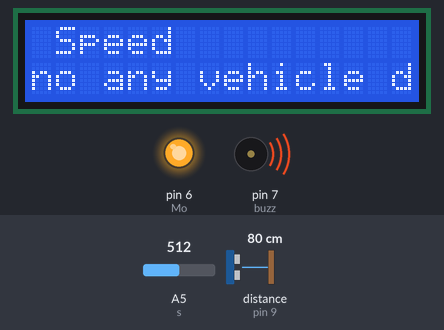
Bench run of a sketch on a simulated Arduino Uno, built with avr-gcc and run on an emulated ATmega328P. On the bench: 16×2 character LCD, output pins drawn as LEDs (lit = HIGH), buzzer (waves = sounding). Wiring (inferred from the names in the program): ultrasonic range finder: trigger pin 10; echo pin 9. The test bench sets the inputs (shaded band); at power-on: distance to the obstacle (sensor on pin 9) 80 cm, A5 (s) = 512. The echo pulse lasts 58.3 µs per cm; pins used as bus, display or sensor lines are not drawn; what the sketch prints to the serial monitor is not drawn.

Above: at 1.2 s.
1.3 s: distance to the obstacle (sensor on pin 9) set to 27 cm
4.3 s: distance to the obstacle (sensor on pin 9) set to 22 cm
At 5.4 s:
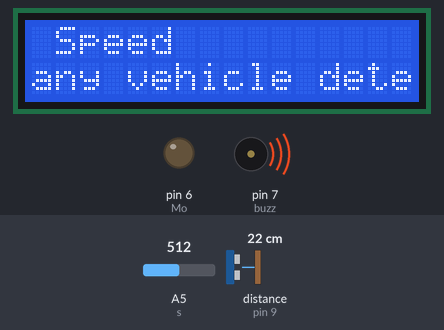
5.8 s: A5 (s) set to 160
7.3 s: A5 (s) set to 141
At 7.6 s:
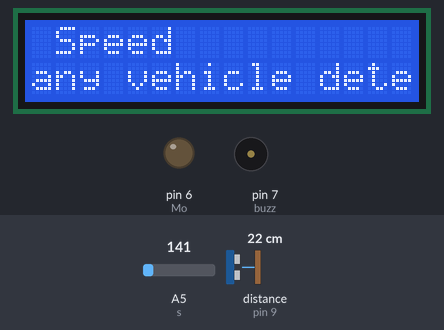
8.8 s: distance to the obstacle (sensor on pin 9) set to 35 cm
At 9.4 s:
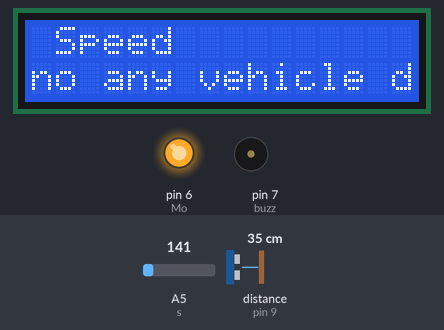
10.3 s: A5 (s) set to 306
At 11.2 s:
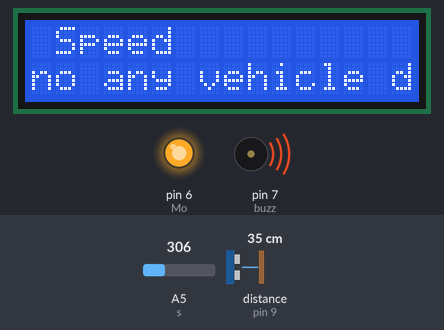
Timing chart, 0 to 13.3 s (numbered marks = the images above; inputs shaded):
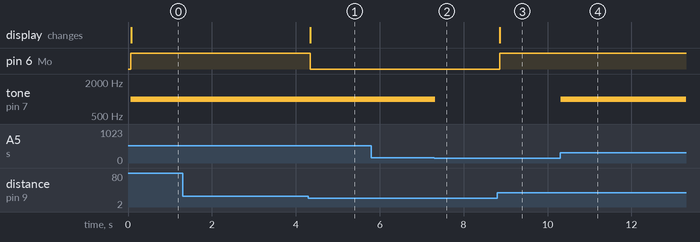

The sketch:

LQU.ino
```cpp
int buzz=7;
int s=A5;
int st=150;
int distance=0;
int duration=0;
int Mo=6;
int trig=10;
int echo=9;

#include <LiquidCrystal.h>
const int rs = 12, en = 11, d4 = 5, d5 = 4, d6 = 3, d7 = 2;
LiquidCrystal lcd(rs,en,d4,d5,d6,d7);

void setup()
{
 pinMode(buzz,OUTPUT);
 pinMode(s,INPUT);
 pinMode(trig,OUTPUT);
 pinMode(echo,INPUT);
 pinMode(Mo,OUTPUT);
 lcd.begin(16,2);
 //lcd.print("hallo sss");
 Serial.begin(9600);
}
void loop()
{
 int analogSensor=analogRead(s);
 Serial.println(analogSensor);

 digitalWrite(trig,HIGH);
 delayMicroseconds(2);
 digitalWrite(trig,LOW);
 delayMicroseconds(10);
 duration=pulseIn(echo,HIGH);
 distance=(duration/2)/29.1;
 Serial.println(distance);

 lcd.setCursor(1,0);
 lcd.print("Speed");

 //lcd.print(millis() / 50);
 //lcd.scrollDisplayLeft();
 lcd.setCursor(0,1);
 //lcd.print("Speed");
 //delay(150);

 if (analogSensor > st)
 {
 //digitalWrite(buzz,HIGH);

 tone(buzz,1000);
}
else
{
//digitalWrite(buzz,LOW);

 noTone(buzz);

}
//delay(100);
if(distance>=24)

 {
  Serial.println("no any vehicle detected");
 digitalWrite(Mo,HIGH);
 digitalWrite(buzz,LOW);
 lcd.print("no any vehicle detected");
 }
 else
 {
 Serial.println("any vehicle detected");
 digitalWrite(Mo,LOW);
 digitalWrite(buzz,LOW);
 lcd.print("any vehicle detected");

 }
}
```

Measured:
- the behaviour switches between 25 and 24 cm on distance to the obstacle (sensor on pin 9) (found by bisection; images 0 and 1)
- the behaviour switches between 151 and 150 on A5 (s) (found by bisection; images 1 and 2)
- after the input at 1.3 s, every drawn part: stays the same
- after the input at 4.3 s, pin 6 (Mo): HIGH → LOW at once; the display: changes at once (image 1)
- after the input at 5.8 s, every drawn part: stays the same
- after the input at 7.3 s, tone on pin 7 (buzz): 1000 Hz → silent at once
- after the input at 8.8 s, pin 6 (Mo): LOW → HIGH after 0.06 s; the display: changes after 0.06 s (image 3)
- after the input at 10.3 s, tone on pin 7 (buzz): silent → 1000 Hz at once
